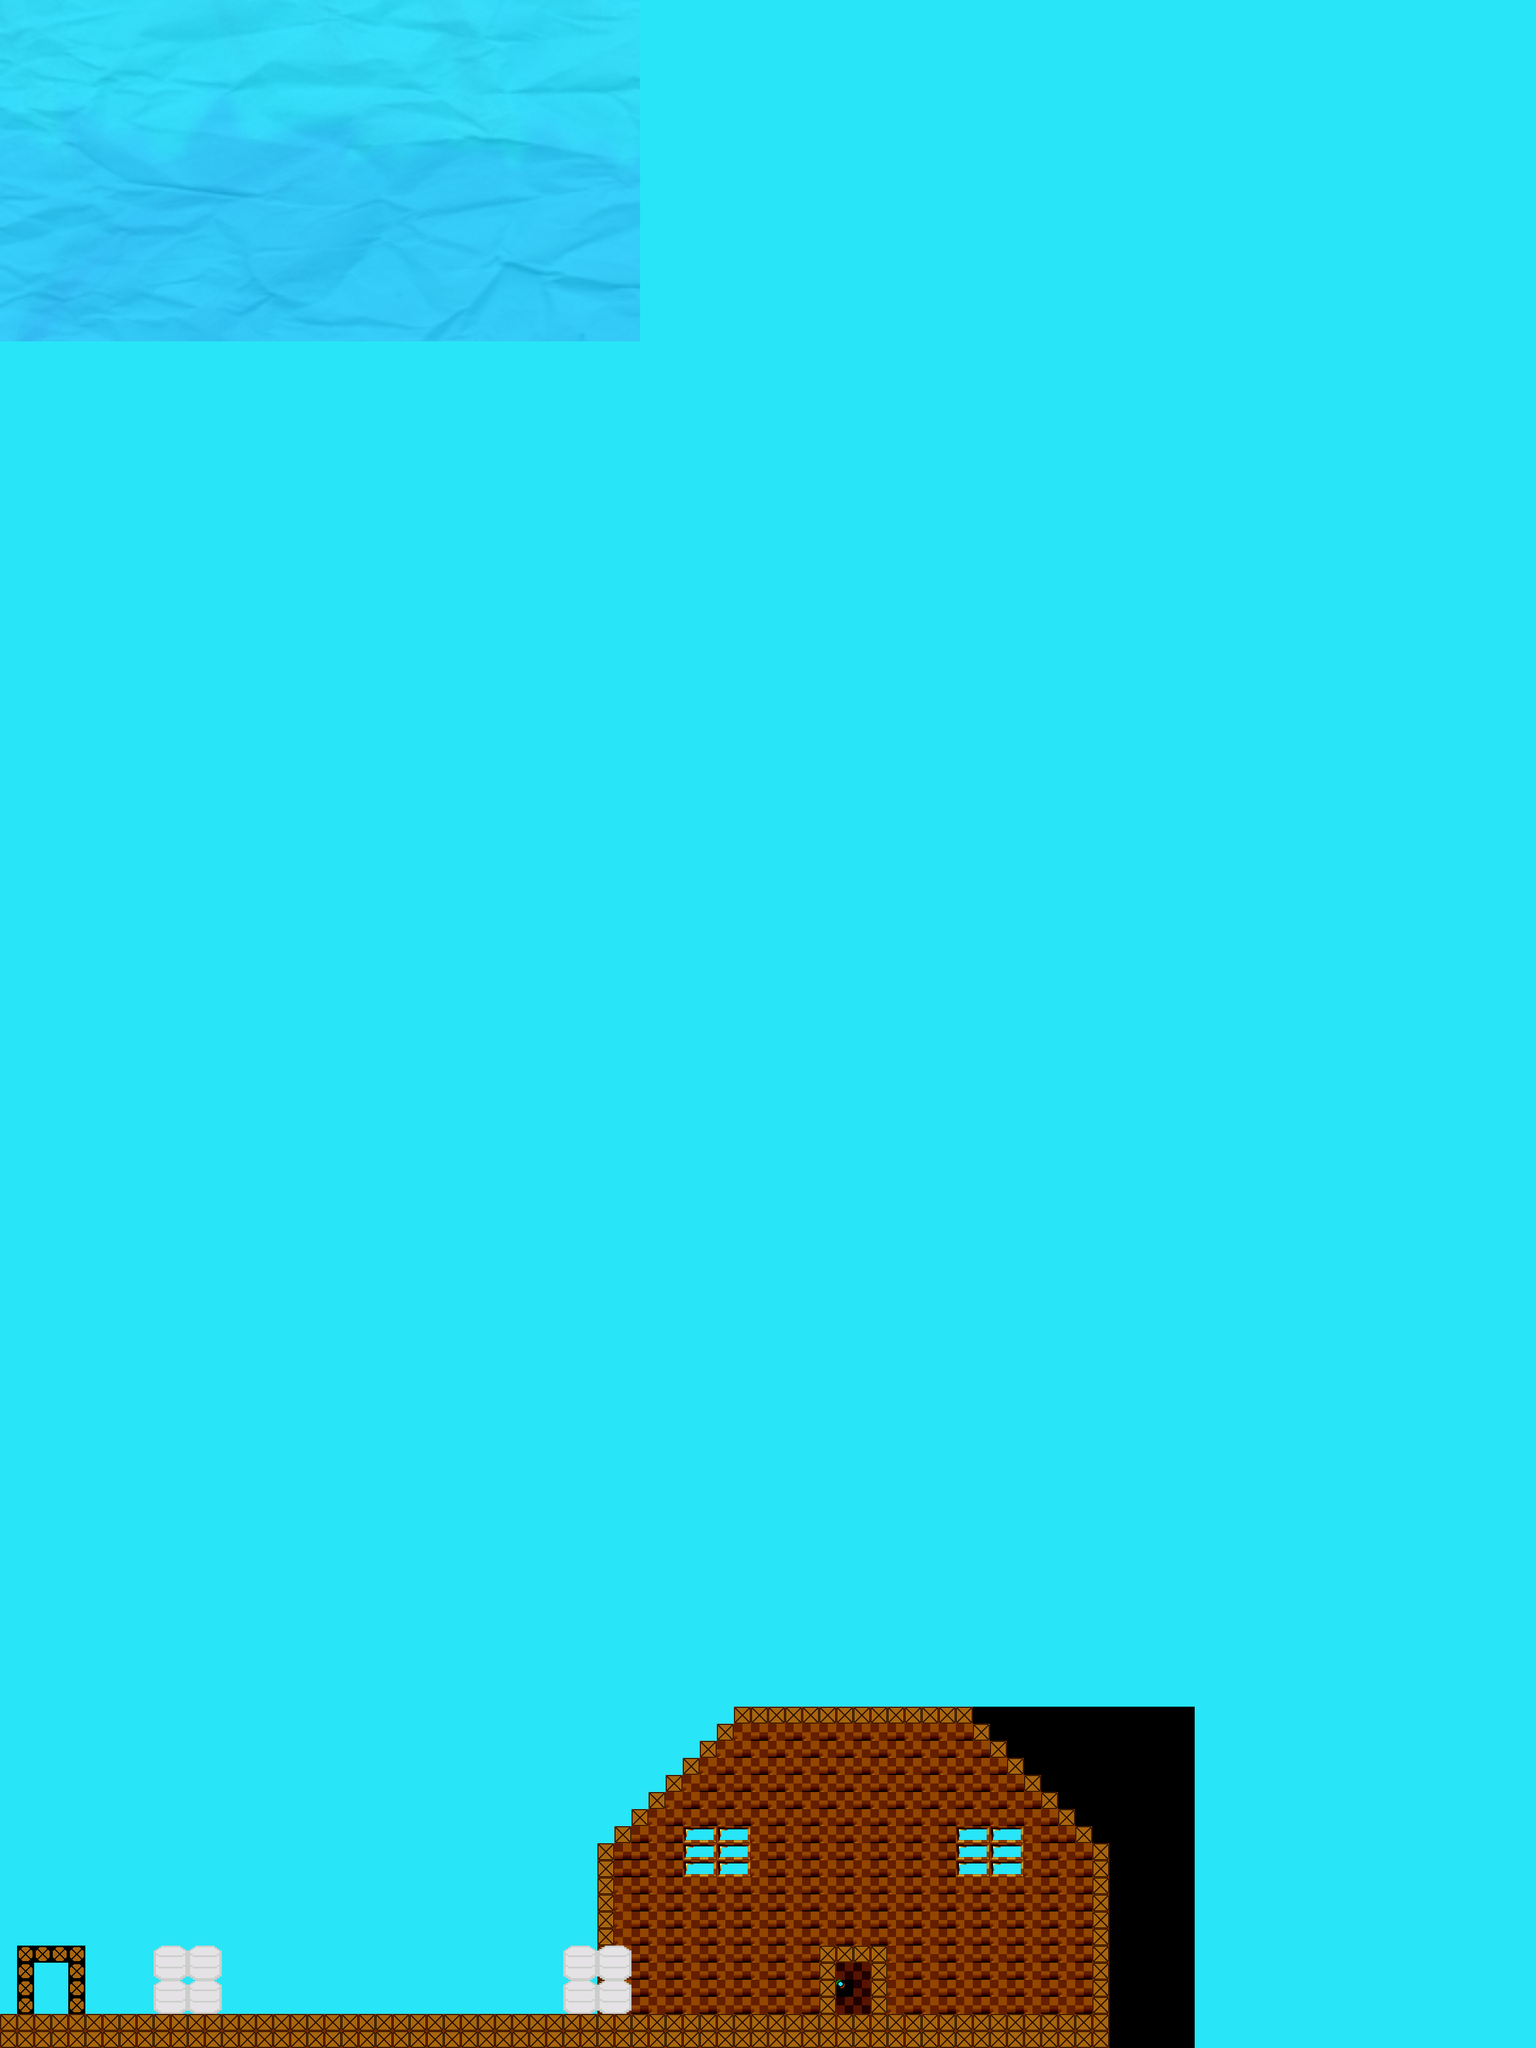

Rendered tile map (Tiled .tmx) drawn with the repository's tilesets; below, a short description and the map source with its tile grids summarised:
An orthogonal 90x120 tile map with 32x32 px tiles, 3 tile layers (Background, foreground, boxes), 3 tilesets, 1 image layer and 11 objects (2x boxEntity, 2x EnemyEntity, 2x me.LevelEntity, mainPlayer).

<map version="1.0" orientation="orthogonal" renderorder="right-down" width="90" height="120" tilewidth="32" tileheight="32" backgroundcolor="#28e5f8" nextobjectid="361">
 <tileset firstgid="1" name="area01_level_tiles" tilewidth="32" tileheight="32">
  <image source="../img/map/area01_level_tiles.png" width="640" height="241" />
 </tileset>
 <tileset firstgid="141" name="area01_level_tiles" tilewidth="32" tileheight="32">
  <image source="../img/map/area01_level_tiles.png" width="640" height="241" />
 </tileset>
 <tileset firstgid="281" name="area01_level_tiles3" tilewidth="32" tileheight="32">
  <image source="../img/map/area01_level_tiles3.png" width="64" height="64" />
 </tileset>
 <imagelayer name="area01_bkg01" x="-29" y="166">
  <image source="../img/area13_bkg13.png" />
 </imagelayer>
 <layer name="Background" width="90" height="120">
  <data>[10800 cells, 0 non-empty, 0 distinct tile ids]</data>
 </layer>
 <layer name="foreground" width="90" height="120">
  <data>[10800 cells, 738 non-empty, 7 distinct tile ids]</data>
 </layer>
 <objectgroup color="#48fc2f" name="Entities">
  <properties>
   <property name="image" value="gripe_run_right" />
   <property name="spritewidth" value="64" />
  </properties>
  <object id="211" name="mainPlayer" x="96" y="3688" width="60" height="85">
   <properties>
    <property name="image" value="mainCharacter" />
    <property name="spritewidth" value="84" />
   </properties>
  </object>
 </objectgroup>
 <layer name="boxes" width="90" height="120">
  <data>[10800 cells, 48 non-empty, 7 distinct tile ids]</data>
 </layer>
 <objectgroup name="boxEntity">
  <object id="354" name="boxEntity" x="271" y="3680" width="160" height="96" />
  <object id="360" name="boxEntity" x="1043" y="3680" width="160" height="96" />
 </objectgroup>
 <objectgroup color="#fb161b" name="EnemyEntity">
  <object id="356" name="EnemyEntity" x="256" y="3680" width="192" height="96">
   <properties>
    <property name="enemyNum" value="18" />
    <property name="sightDist" value="0" />
   </properties>
  </object>
  <object id="358" name="EnemyEntity" x="928" y="3680" width="416" height="96">
   <properties>
    <property name="enemyNum" value="20" />
    <property name="sightDist" value="200" />
   </properties>
  </object>
 </objectgroup>
 <objectgroup color="#fa361d" name="collision">
  <object id="215" x="-64" y="3456" width="96" height="384" />
  <object id="234" x="2048" y="3456" width="32" height="384" />
  <object id="268" x="32" y="3776" width="2016" height="64" />
  <object id="293" x="-32" y="2880" width="32" height="192" />
 </objectgroup>
 <objectgroup name="me.LevelEntity">
  <properties>
   <property name="duration" value="250" />
  </properties>
  <object id="337" name="me.LevelEntity" x="1600" y="3680" width="32" height="96">
   <properties>
    <property name="duration" value="250" />
    <property name="fade" value="#00001" />
    <property name="to" value="area12" />
   </properties>
  </object>
  <object id="350" name="me.LevelEntity" x="32" y="3680" width="32" height="96">
   <properties>
    <property name="duration" value="250" />
    <property name="fade" value="#00001" />
    <property name="to" value="area03" />
   </properties>
  </object>
 </objectgroup>
</map>
